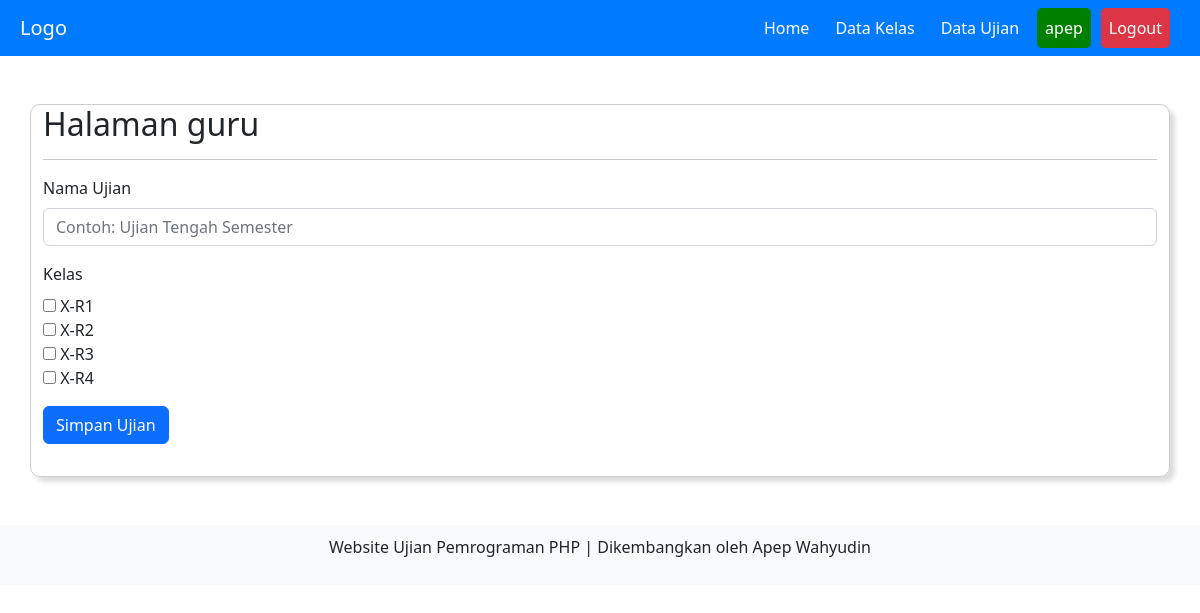
The page /guru/home.php?page=input_ujian (signed in) on the database its author committed.
### tables this page shows
CREATE TABLE `kelas` (
  `id_kelas` int(11) NOT NULL,
  `nama_kelas` varchar(10) NOT NULL,
  `status` enum('aktif','nonaktif') NOT NULL,
  `id_guru` int(11) NOT NULL
);

### guru/input_ujian.php (the view, shortened to what this page needs)
<form action="" method="post">
    <div class="mb-3">
        <label for="namaujian" class="form-label">Nama Ujian</label>
        <input type="text" class="form-control" id="namaujian" placeholder="Contoh: Ujian Tengah Semester" name="nama_ujian" required>
    </div>
    <div class="mb-3">
        <label for="kelas" class="form-label">Kelas</label>
        <br>
        <?php
        $query_kelas = "SELECT * FROM kelas WHERE id_guru='$_SESSION[id_guru]'";
        $result_kelas = mysqli_query($koneksi, $query_kelas);
        while ($row_kelas = mysqli_fetch_assoc($result_kelas)) {
            echo '<input type="checkbox" name="kelas[]" value="' . $row_kelas['id_kelas'] . '"> ' . $row_kelas['nama_kelas'] . '<br>';
        }
        ?>
    </div>
    <div class="mb-3">
        <button type="submit" class="btn btn-primary mb-3" name="submit">Simpan Ujian</button>
    </div>
</form>

### rows shown on the page
kelas: nama_kelas "X-R1"
kelas: nama_kelas "X-R2"
kelas: nama_kelas "X-R3"
kelas: nama_kelas "X-R4"

### other values the page prints
$_SESSION["username"] "apep"
$_SESSION['level'] "guru"
